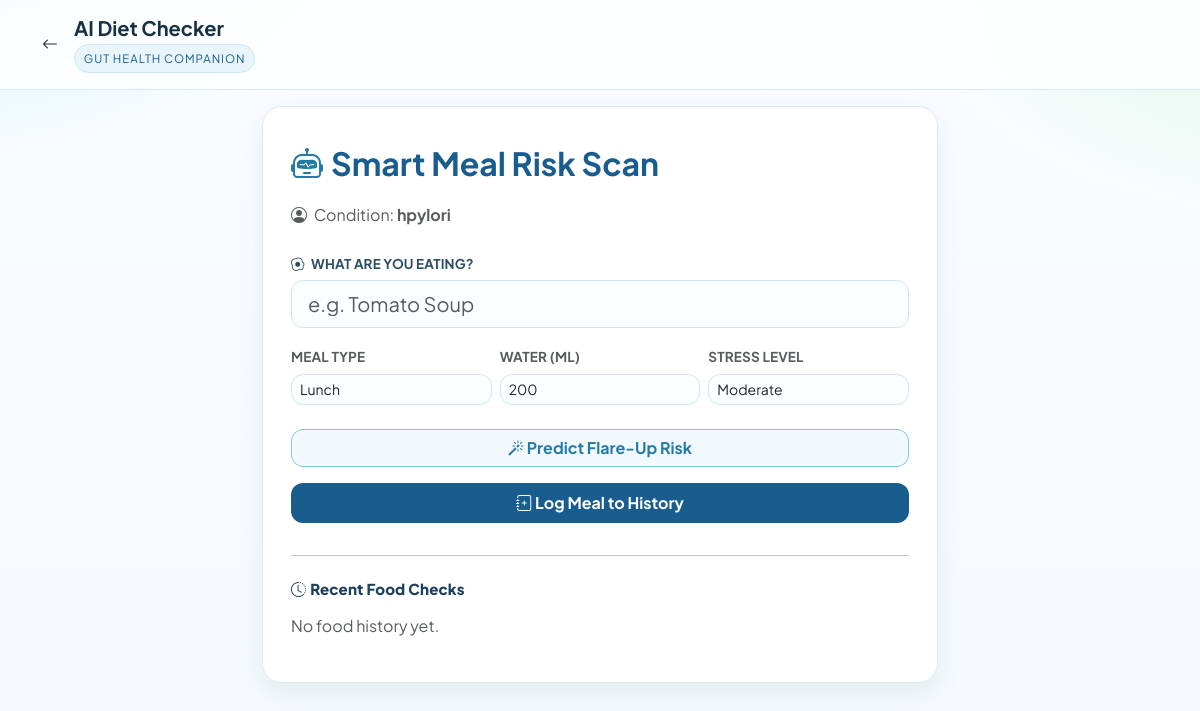
/diet_checker (signed in), run on an earlier commit of the app's database.
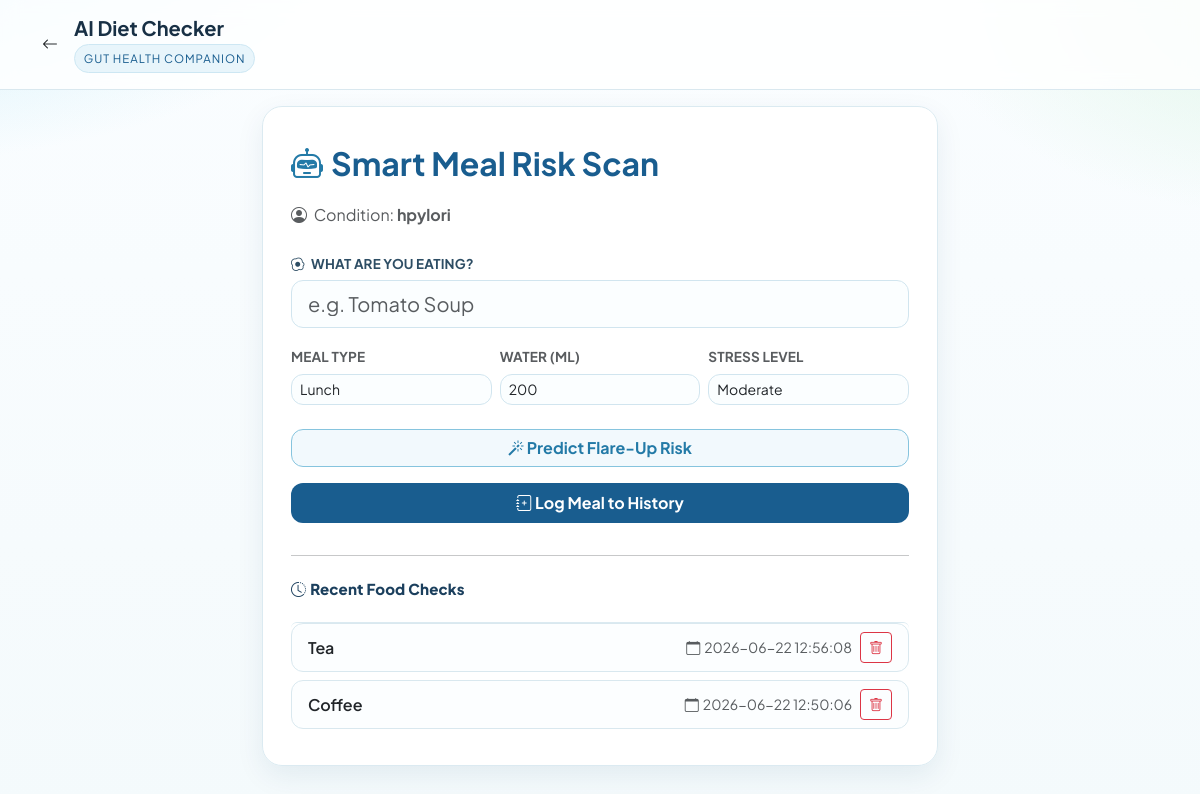
And on a later commit of the database.
### tables this page shows
CREATE TABLE food_logs (
            id INTEGER PRIMARY KEY AUTOINCREMENT,
            user_id INTEGER,
            food_name TEXT,
            timestamp DATETIME DEFAULT CURRENT_TIMESTAMP,
            FOREIGN KEY(user_id) REFERENCES users(id)
        );

### app.py (the view)
@app.route("/diet_checker")
def diet_checker():
    if not is_logged_in():
        return redirect(url_for("login"))
    food = request.args.get("food")
    status = request.args.get("status")
    with get_db() as conn:
        recent_logs = conn.execute("SELECT id, food_name, timestamp FROM food_logs WHERE user_id = ? ORDER BY timestamp DESC LIMIT 5", (session["user_id"],)).fetchall()
    return render_template("diet_checker.html",
                           food=food,
                           status=status,
                           recent_logs=recent_logs,
                           condition=session["condition"])

### app.py (called while the page is built)
@contextmanager
def get_db():
    conn = sqlite3.connect(DB_PATH)
    conn.row_factory = sqlite3.Row
    try:
        yield conn
        conn.commit()
    except Exception as e:
        conn.rollback()
        logging.error(f"Database Error: {e}")
        raise
    finally:
        conn.close()

def is_logged_in():
    return "user_id" in session

### templates/diet_checker.html (shortened to what this page needs)
<!DOCTYPE html>
<html lang="en">
<head>
    <link href="https://cdn.jsdelivr.net/npm/bootstrap@5.3.0/dist/css/bootstrap.min.css" rel="stylesheet">
    <link rel="stylesheet" href="https://cdn.jsdelivr.net/npm/bootstrap-icons@1.10.5/font/bootstrap-icons.css">
</head>
<body>
<div class="header-nav mb-3">
    <div class="container d-flex align-items-center">
        <a href="/" class="text-dark me-3"><i class="bi bi-arrow-left"></i></a>
        <div>
            <h1 class="h5 mb-0 fw-bold">AI Diet Checker</h1>
            <div class="brand-pill mt-1">Gut Health Companion</div>
        </div>
    </div>
</div>
<div class="container container-box">
    <div class="card fade-in-up">
        <div class="d-flex align-items-center mb-3">
            <i class="bi bi-robot me-2" style="font-size: 2rem; color: var(--gh-ai);"></i>
            <h2 class="mb-0 fw-bold" style="color: var(--gh-blue);">Smart Meal Risk Scan</h2>
        </div>
        <p class="text-muted mb-4">
            <i class="bi bi-person-circle me-1"></i> Condition: <strong id="userCondition">{{ condition }}</strong>
        </p>
        <form action="/check" method="POST" id="dietForm" class="mb-2">
            <div class="mb-3">
                <label class="form-label" for="foodInput">
                    <i class="bi bi-egg-fried me-1"></i> What are you eating?
                </label>
                <input type="text" name="food" id="foodInput" class="form-control form-control-lg" placeholder="e.g. Tomato Soup" required autocomplete="off">
            </div>
            <div class="row g-2 mb-4">
                <div class="col-4">
                    <label class="form-label text-muted" style="font-size: 0.85rem;">Meal Type</label>
                    <select class="form-select form-select-sm" id="mealType">
                        <option value="Lunch" selected>Lunch</option>
                    </select>
                </div>
                <div class="col-4">
                    <label class="form-label text-muted" style="font-size: 0.85rem;">Water (ml)</label>
                    <input type="number" class="form-control form-control-sm" id="waterIntake" value="200">
                </div>
                <div class="col-4">
                    <label class="form-label text-muted" style="font-size: 0.85rem;">Stress Level</label>
                    <select class="form-select form-select-sm" id="stressLevel">
                        <option value="Moderate" selected>Moderate</option>
                    </select>
                </div>
            </div>
            <button type="button" id="aiPredictBtn" class="btn btn-ai w-100 mb-3">
                <i class="bi bi-magic"></i> Predict Flare-Up Risk
            </button>
            <button type="submit" class="btn btn-primary-gh w-100 py-2">
                <i class="bi bi-journal-plus"></i> Log Meal to History
            </button>
        </form>
        <hr class="my-4">
        <h5 class="section-title mb-3"><i class="bi bi-clock-history me-1"></i>Recent Food Checks</h5>
        {% if recent_logs %}
            <ul class="list-group recent-list mt-2">
                {% for log in recent_logs %}
                <li class="list-group-item d-flex justify-content-between align-items-center">
                    <span class="fw-semibold">{{ log.food_name }}</span>
                    <div class="d-flex align-items-center gap-2">
                        <small class="text-muted"><i class="bi bi-calendar me-1"></i>{{ log.timestamp }}</small>
                        <form action="/delete_food_log/{{ log.id }}" method="POST" style="margin:0;" onsubmit="return confirm('Delete this food log?');">
                            <button type="submit" class="btn btn-outline-danger btn-sm px-2"><i class="bi bi-trash"></i></button>
                        </form>
                    </div>
                </li>
                {% endfor %}
            </ul>
        {% else %}
            <p class="text-muted">No food history yet.</p>
        {% endif %}
    </div>
</div>
</body>
</html>

What changed in the data, as far as the page shows it:
added food_logs: food_name "Tea", timestamp "2026-06-22 12:56:08"
added food_logs: food_name "Coffee", timestamp "2026-06-22 12:50:06"
Also different on the page:
text no longer shown: "No food history yet."
